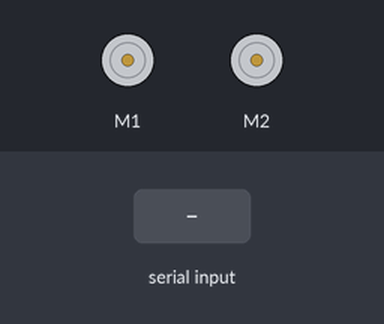
A sketch run on a simulated Arduino Uno, built with avr-gcc and run on an emulated ATmega328P. On the bench: 2 × DC motor (green arrow = forward, orange = backward, longer = faster). The inputs (shaded band) are chosen by the test bench. What the sketch prints to the serial monitor is not drawn.

Above: at 1.4 s.
1.5 s: "90,45\n" received over Serial
At 2.8 s:
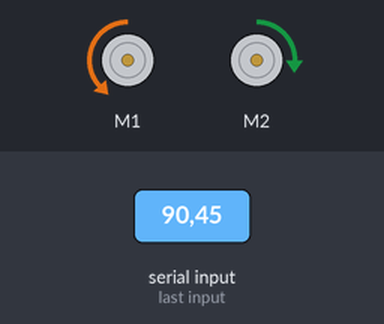
4.5 s: "30,150\n" received over Serial
At 5.1 s:
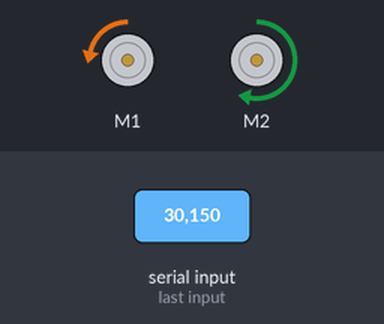
7.5 s: "90\n" received over Serial
At 9.1 s:
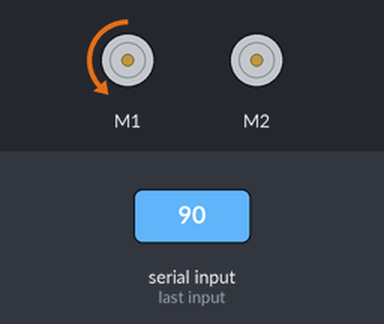
10.0 s: "200\n" received over Serial
At 12.2 s:
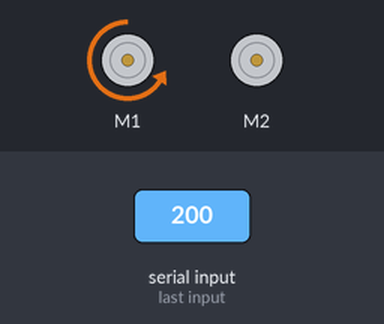
12.5 s: "1,90\n" received over Serial
At 13.5 s:
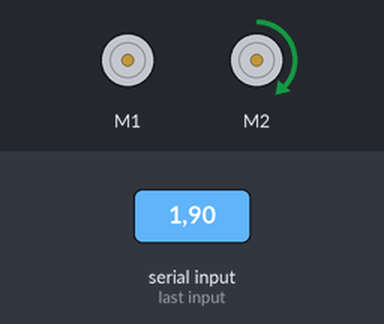
15.5 s: "1,90,45\n" received over Serial
At 17.9 s:
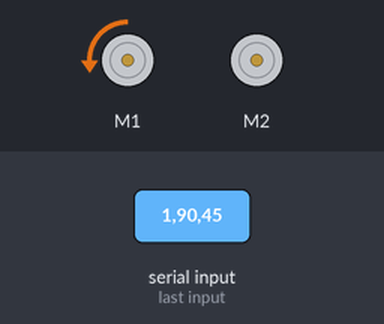
Timing chart, 0 to 19.0 s (numbered marks = the images above; inputs shaded):
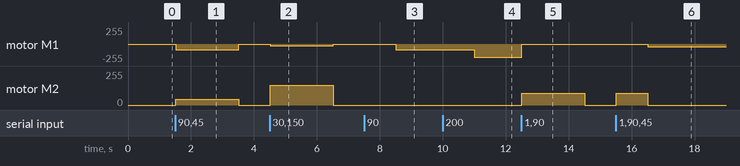

Measured:
- after the input at 1.5 s, motor M1: stopped → backward 89/255 at once, → stopped 2.0 s later; motor M2: stopped → forward 44/255 at once, → stopped 2.0 s later
- after the input at 4.5 s, motor M1: stopped → backward 29/255 at once, → stopped 2.0 s later; motor M2: stopped → forward 149/255 at once, → stopped 2.0 s later
- after the input at 7.5 s, motor M1: stopped → backward 89/255 after 1.0 s
- after the input at 10.0 s, motor M1: backward 89/255 → backward 199/255 after 1.0 s
- after the input at 12.5 s, motor M1: backward 199/255 → stopped at once; motor M2: stopped → forward 89/255 at once, → stopped 2.0 s later
- after the input at 15.5 s, motor M1: stopped → backward 44/255 after 1.0 s; motor M2: stopped → forward 89/255 at once, → stopped 1.0 s later

The sketch:

SerialDrive_RedBot.ino
```cpp
/***********************************************************************
 * Exp9_SerialDrive -- RedBot Experiment 9
 *
 * The first step to controlling the RedBot remotely is to first drive it
 * from the Serial Monitor in a tethered setup.
 *
 * Hardware setup:
 * After uploading this sketch, keep the RedBot tethered to your computer with
 * the USB cable. Open up the Seral Monitor to send commands to the RedBot to
 * drive.
 *
 * This sketch was written by SparkFun Electronics, with lots of help from
 * the Arduino community. This code is completely free for any use.
 *
 * 15 Dec 2014 B. Huang
 *
 * This experiment was inspired by Paul Kassebaum at Mathworks, who made
 * one of the very first non-SparkFun demo projects and brought it to the
 * 2013 Open Hardware Summit in Boston. Thanks Paul!
 ***********************************************************************/

#include <RedBot.h>
RedBotMotors motors;
int leftPower;  // variable for setting the drive power
int rightPower;
int data;  // variable for holding incoming data from PC to Arduino

void setup(void)
{
  Serial.begin(4800);
  Serial.print("Enter in left and right motor power values and click [Send].");
  Serial.print("Separate values with a space or non-numeric character.");
  Serial.println();
  Serial.print("Positive values spin the motor CW, and negative values spin the motor CCW.");
}

void loop(void)
{
  // if there is data coming in on the Serial monitor, do something with it.
  if(Serial.available() > 0)
  {
    leftPower = Serial.parseInt();                // read in the next numeric value
    leftPower = constrain(leftPower, -255, 255);  // constrain the data to -255 to +255

    rightPower = Serial.parseInt();                 // read in the next numeric value
    rightPower = constrain(rightPower, -255, 255);  // constrain the data to -255 to +255

    motors.leftMotor(leftPower);
    motors.rightMotor(rightPower);
  }
}
```
